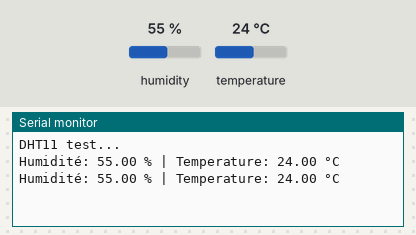
Simulated run of this sketch. Board: Arduino Uno, built with avr-gcc and run on an emulated ATmega328P. On the bench: the last lines printed to the serial monitor. Inputs (shaded band) come from the test bench; at power-on: humidity 55 %, temperature 24 °C.

Above: at 4.8 s.
4.9 s: humidity set to 22 %
At 6.5 s:
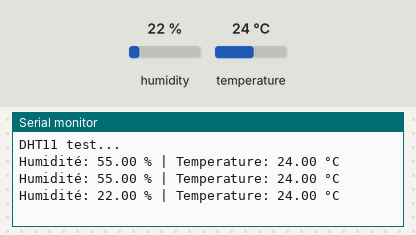
7.9 s: temperature set to 12 °C
At 8.9 s:
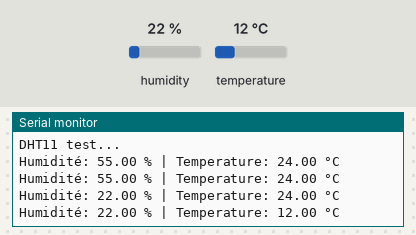
10.9 s: humidity set to 40 %
At 12.5 s:
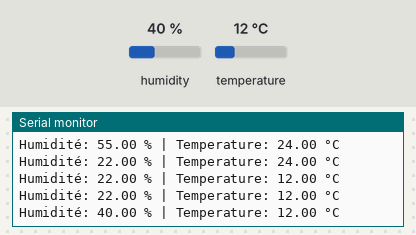
Timing chart, 0 to 14.0 s (numbered marks = the images above; inputs shaded):
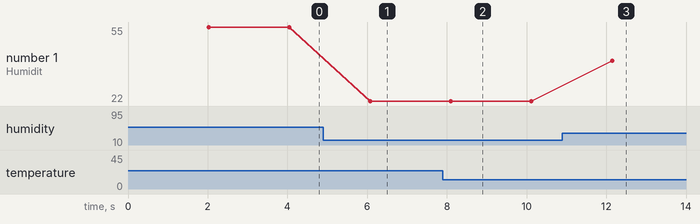

The sketch:

weather.ino
```cpp
#include <DHT.h>

// pins analog in
#define DHTPIN A0
//définition du capteur dht11
#define DHTTYPE DHT11
// création d'un objet dht avec son pins et son type
DHT dht(DHTPIN, DHTTYPE);

void setup() {
  Serial.begin(9600);
  dht.begin();
  Serial.println("DHT11 test...");
}

void loop() {
  delay(2000);
  float humidity = dht.readHumidity();
  float temperature = dht.readTemperature();

  if (isnan(humidity) || isnan(humidity)) {
    Serial.println("Erreur.");
  } else {
    Serial.print("Humidité: ");
    Serial.print(humidity);
    Serial.print(" % | Temperature: ");
    Serial.print(temperature);
    Serial.println(" °C");
  }
}
```

Measured:
- after the input at 4.9 s, the serial monitor: prints a new line after 1.2 s (image 1)
- after the input at 7.9 s, the serial monitor: prints a new line after 0.20 s (image 2)
- after the input at 10.9 s, the serial monitor: prints a new line after 1.2 s (image 3)
- plotted number 1: 55 → 22 after the input at 4.9 s, 22 → 40 after the input at 10.9 s
